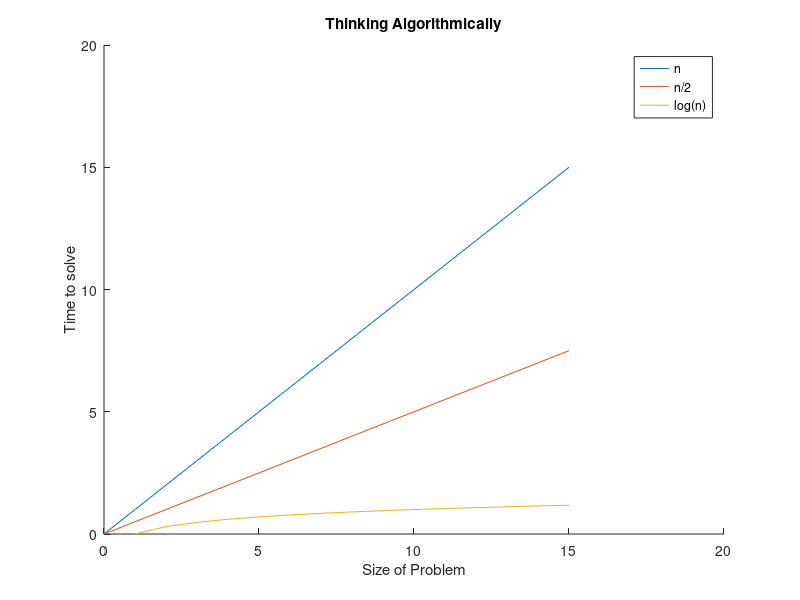

The MATLAB script that drew this image:
clc
close all
hold on
x=0:15;
y1=x;
y2=x/2;
y3=log10(x);
plot(x,y1);
title('Thinking Algorithmically');
xlabel('Size of Problem');
ylabel('Time to solve');
pause
plot(x,y2);
pause
plot(x,y3);
legend('n','n/2','log(n)')